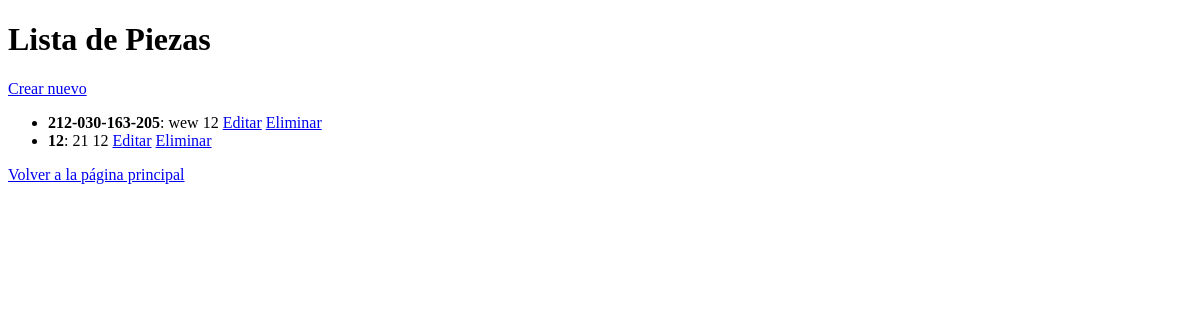
Page /crud/ on the earlier database version.
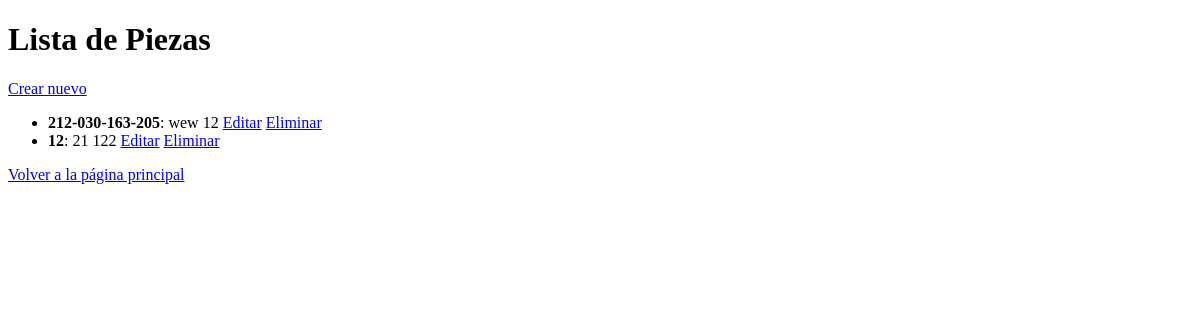
Same page on the later database version.
### tables this page shows
CREATE TABLE items (
                id INTEGER PRIMARY KEY AUTOINCREMENT,
                part_number TEXT NOT NULL,
                item_name TEXT NOT NULL,
                chapter INTEGER NOT NULL
            );

### CRUD/crud.py (the view)
@crud_app.route('/')
def parts_list():
    with sqlite3.connect('piezas_activas.db') as conn:
        cursor = conn.cursor()
        cursor.execute('SELECT * FROM items')
        items = cursor.fetchall()
    return render_template('parts_list.html', items=items)

### CRUD/templates/parts_list.html (shortened to what this page needs)
<!DOCTYPE html>
<html lang="en">
<head>
</head>
<body>
    <h1>Lista de Piezas</h1>
    <a href="{{ url_for('crud.create') }}">Crear nuevo</a>
    <ul>
        {% for item in items %}
        <li>
            <strong>{{ item[1] }}</strong>: {{ item[2] }} {{ item[3] }}
            <a href="{{ url_for('crud.update', item_id=item[0]) }}">Editar</a>
            <a href="{{ url_for('crud.delete', item_id=item[0]) }}">Eliminar</a>
        </li>
        {% endfor %}
    </ul>
    <a href="/">Volver a la página principal</a>
</body>
</html>

Differences in the rows shown:
changed items (number 2 of 2 on the later page): chapter "12" → "122"
